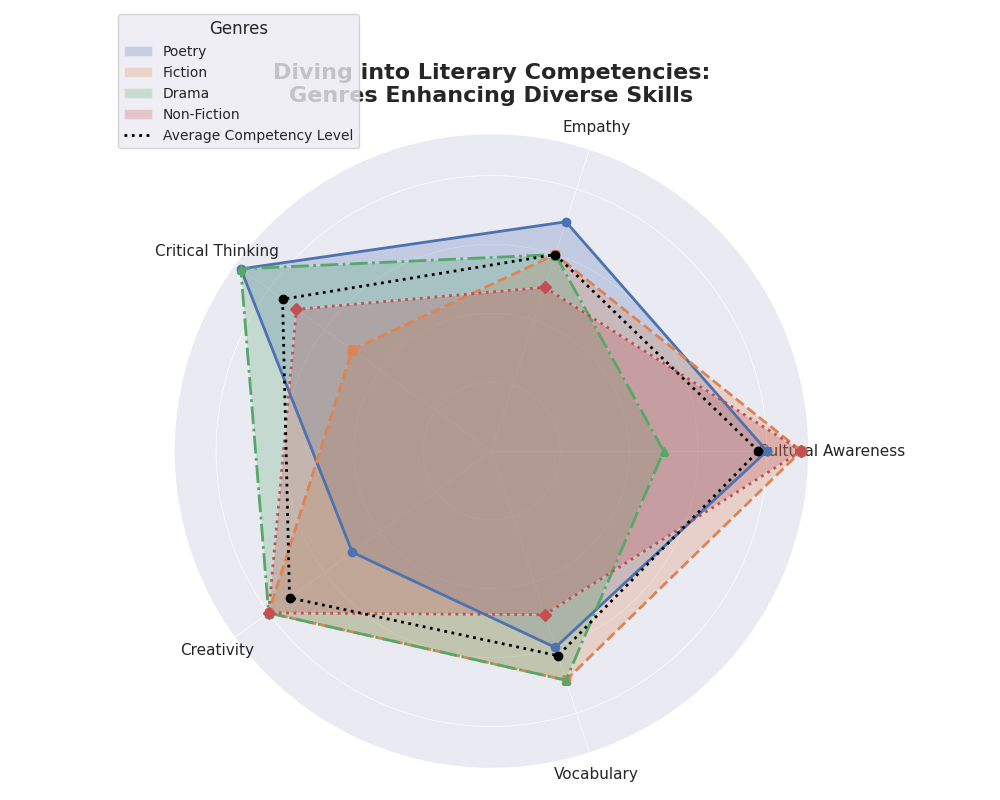

Generate this figure with Python:
import matplotlib.pyplot as plt
import numpy as np

skills = ['Cultural Awareness', 'Empathy', 'Critical Thinking', 'Creativity', 'Vocabulary']
genres = ['Poetry', 'Fiction', 'Drama', 'Non-Fiction']
data = {
    'Poetry': [8, 7, 9, 5, 6],
    'Fiction': [9, 6, 5, 8, 7],
    'Drama': [5, 6, 9, 8, 7],
    'Non-Fiction': [9, 5, 7, 8, 5],
}

average_skill_scores = np.mean(list(data.values()), axis=0)
average_skill_scores = np.append(average_skill_scores, average_skill_scores[0])

N = len(skills)
angles = np.linspace(0, 2 * np.pi, N, endpoint=False).tolist()
angles += angles[:1]

fig, ax = plt.subplots(figsize=(10, 8), subplot_kw=dict(polar=True))

markers = ['o', 's', '^', 'D']  # Different marker types
line_styles = ['-', '--', '-.', ':']  # Different line styles

for i, (genre, values) in enumerate(data.items()):
    values.append(values[0])
    ax.fill(angles, values, label=genre, alpha=0.25)
    ax.plot(angles, values, linestyle=line_styles[i % len(line_styles)], 
            marker=markers[i % len(markers)], linewidth=2)

ax.plot(angles, average_skill_scores, color='black', linestyle=':', linewidth=2, label='Average Competency Level')
ax.scatter(angles[:-1], average_skill_scores[:-1], color='black', zorder=10)

ax.set_yticklabels([])
ax.set_xticks(angles[:-1])
ax.set_xticklabels(skills, fontsize=11)

plt.title("Diving into Literary Competencies:\nGenres Enhancing Diverse Skills", size=16, fontweight='bold', va='bottom', pad=20)
plt.legend(loc='upper left', bbox_to_anchor=(-0.1, 1.2), title='Genres', fontsize=10)

ax.spines['polar'].set_visible(False)  # Remove polar border
ax.grid(linewidth=0.5)  # Make grid lines thinner

plt.tight_layout()
plt.show()
